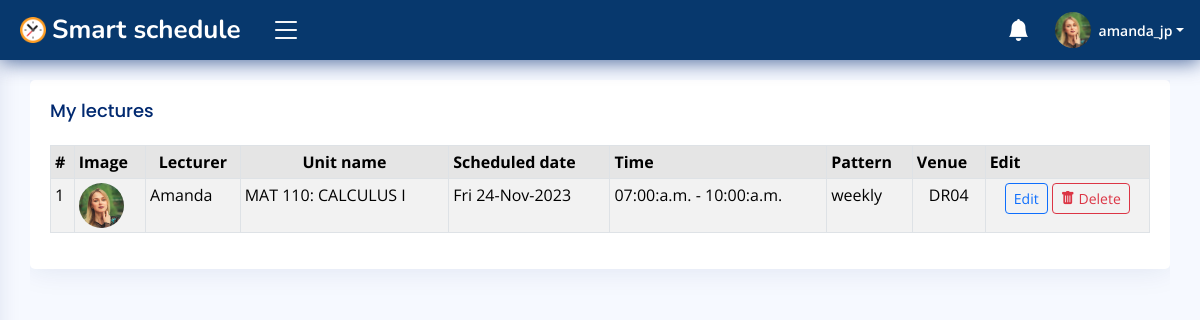
The page /campus/u/f667986cef464bc4a4553d79cf7ad0/lectures/amanda_jp/records/ (signed in) on the database its author committed.
### accounts/models.py (models this page shows, shortened)
class User(AbstractUser):
    id = models.CharField(max_length=30, primary_key=True, unique=True, editable=False)
    first_name = models.CharField(max_length=15, blank=False)
    last_name = models.CharField(max_length=15, blank=False)
    email = models.EmailField(unique=True)
    gender = models.CharField(max_length=7, blank=False)
    dob = models.DateField(null=True, blank=False, db_column='Date of Birth')
    age = models.PositiveIntegerField(default=0, editable=False)
    mobile_no = PhoneNumberField()
    profile_pic = models.ImageField(upload_to='Users/imgs/dps/', default='default.png')
    is_student = models.BooleanField(default=False)
    date_updated = models.DateTimeField(auto_now=True)
    REQUIRED_FIELDS = ['username']
    USERNAME_FIELD = 'email'
    def __str__(self) -> str:
        return self.username
    class Meta:
        ordering = ['username', 'first_name', 'last_name']

class Faculty(models.Model):
    id = models.CharField(max_length=30, primary_key=True, unique=True, editable=False)
    staff = models.OneToOneField(User, on_delete=models.CASCADE, editable=False)
    school = models.CharField(max_length=70, blank=False)
    department = models.CharField(max_length=40, blank=False)
    position = models.CharField(max_length=20, blank=False)
    date_created = models.DateTimeField(auto_now_add=True)
    date_updated = models.DateTimeField(auto_now=True)
    def __str__(self) -> str:
        return f'{self.staff}'
    class Meta:
        ordering = ['staff', 'school']
        verbose_name_plural = 'Faculty records'

### campus/models.py (models this page shows)
class Lecture(models.Model):
    id = models.CharField(max_length=30, primary_key=True, unique=True, editable=False)
    lecturer = models.ForeignKey(Faculty, on_delete=models.CASCADE, editable=False)
    student = models.ForeignKey(Student, on_delete=models.CASCADE, null=True, editable=False)
    lecture_hall = models.ForeignKey('LectureHall', on_delete=models.CASCADE, editable=False, null=True, db_column='Venue')
    unit_name = models.ForeignKey(BookedUnit, on_delete=models.CASCADE)
    lecture_date = models.DateField(null=False, blank=False)
    start_time = models.TimeField(null=False, blank=False, db_column='Scheduled start time')    # lecture should start at this time
    end_time = models.TimeField(null=False, blank=False, db_column='Scheduled end time')     # lecture should end at this time
    recurrence_pattern = models.CharField(max_length=10, blank=False)
    total_students = models.PositiveIntegerField(default=0, editable=False)     # approximate no. of students expected to attend the lecture.
    is_attending = models.BooleanField(default=False)   # is the student attending the lecture?
    is_taught = models.BooleanField(default=False, editable=False)  # was the class taught or it "bounced".
    date_scheduled = models.DateTimeField(auto_now_add=True)
    date_updated = models.DateTimeField(auto_now=True)
    class Meta:
        ordering = ['lecturer', 'lecture_hall', '-date_scheduled']
        verbose_name_plural = 'Scheduled lectures'

class BookedUnit(models.Model):
    id = models.CharField(max_length=30, primary_key=True, unique=True, editable=False)
    lecturer = models.ForeignKey(Faculty, on_delete=models.CASCADE)
    students_course = models.CharField(max_length=50, blank=False)
    course_name = models.CharField(max_length=80, blank=False)
    year_of_study = models.CharField(max_length=10, blank=False)
    semester = models.CharField(max_length=1, blank=False)
    booking_date = models.DateTimeField(auto_now_add=True)
    date_updated = models.DateTimeField(auto_now=True)
    def __str__(self) -> str:
        return self.course_name
    class Meta:
        ordering = ['course_name', 'lecturer']
        verbose_name_plural = 'Booked units'

class LectureHall(models.Model):
    id = models.CharField(max_length=30, primary_key=True, unique=True, editable=False)
    academic_block = models.CharField(max_length=20, blank=False)
    hall_no = models.CharField(max_length=5, unique=True, blank=False)
    seating_capacity = models.PositiveIntegerField(default=0)
    floor = models.CharField(max_length=7, blank=False)
    rating = models.PositiveIntegerField(default=0, editable=False)
    image = models.ImageField(upload_to='Lecture-Halls/img/', default='lecture-hall.jpg')
    date_created = models.DateTimeField(auto_now_add=True)
    date_edited = models.DateTimeField(auto_now=True)
    def __str__(self) -> str:
        return self.hall_no
    class Meta:
        ordering = ['academic_block', 'hall_no']
        verbose_name_plural = 'Lecture halls'

### campus/views.py (the view, shortened to what this page needs)
# urls.py: path('<str:staff_id>/lectures/<str:staff_name>/records/', views.LecturesDetailView.as_view(), name='lectures_records'),
@method_decorator(login_required(login_url='login'), name='get')
@method_decorator(user_passes_test(lambda user: (user.is_staff is False or user.is_superuser is False) and user.is_student is False), name='get')
class LecturesDetailView(View):
    template_name = 'dashboard/faculty/lectures.html'
    def get(self, request, staff_name, staff_id, *args, **kwargs):
        scheduled_lectures_QS = Lecture.objects.filter(lecturer=request.user.faculty).order_by('unit_name')
        context = {
            'scheduled_lectures': scheduled_lectures_QS,
        }
        return render(request, self.template_name, context)

### campus/templates/dashboard/faculty/lectures.html (shortened to what this page needs)
{% extends 'dashboard/faculty/base.html' %}{% block title %}Assign units{% endblock %}
    {% load crispy_forms_tags %}
    {% block content %}
    <main id="main" class="main">
        <section class="section profile">
            <div class="row">
                <div class="col-xl-12 col-lg-12">
                    <div class="table-responsive">
                        <div class="card">
                            <div class="card-body">
                                <h5 class="card-title">My lectures</h5>
                                <table class="table table-sm table-bordered table-striped">
                                    <thead>
                                        <tr class="table-active">
                                            <th>#</th>
                                            <th>Image</th>
                                            <th class="text-center">Lecturer</th>
                                            <th class="text-center">Unit name</th>
                                            <th>Scheduled date</th>
                                            <th>Time</th>
                                            <th>Pattern</th>
                                            <th>Venue</th>
                                            <th>Edit</th>
                                        </tr>
                                    </thead>
                                    <tbody>
                                        {% for lecture in scheduled_lectures %}
											<tr>
												<td>{{ forloop.counter }}</td>
                                                <td><img src="{{ lecture.lecturer.staff.profile_pic.url }}" class="rounded-circle" height="45px" width="45px" alt="img"></td>
												<td>{{ lecture.lecturer.staff.first_name|title }}</td>
												<td>{{ lecture.unit_name }}</td>
												<td>{{ lecture.lecture_date|date:"D d-M-Y" }}</td>
												<td>{{ lecture.start_time|date:"H:i:a" }} - {{ lecture.end_time|date:"H:i:a" }}</td>
                                                <td>{{ lecture.recurrence_pattern }}</td>
												<td class="text-center">
													{% if not lecture.lecture_hall is None %}
													{{ lecture.lecture_hall|default:"--" }}
													{% else %}
													<span class="badge bg-primary py-2">
														<span class="spinner-border spinner-border-sm"></span> Pending
													</span>
													{% endif %}
												</td>
                                                <td class="text-center">
                                                    <a href="{% url 'edit_schedule' lecture.lecturer.staff lecture.id %}" class="btn btn-sm btn-outline-primary">Edit</a>
                                                    <a href="{% url 'lectures_records' request.user.faculty.id  request.user.faculty %}" class="btn btn-sm btn-outline-danger" data-bs-toggle="modal" data-bs-target="#delete-modal-{{ lecture.id }}"><i class="bi-trash-fill"></i> Delete</a>
                                                </td>
											</tr>
											{% endfor %}
                                    </tbody>
                                </table>
                            </div>
                        </div>
                    </div>
                </div>
            </div>
        </section>
    </main>
    {% endblock %}

### campus/templates/dashboard/faculty/base.html (shortened to what this page needs)
{% load static %}
<!DOCTYPE html>
<html lang="en">
<head>
    <link href="https://cdn.jsdelivr.net/npm/bootstrap@5.3.2/dist/css/bootstrap.min.css" rel="stylesheet">
    <link rel="stylesheet" href="https://cdn.jsdelivr.net/npm/bootstrap-icons@1.11.1/font/bootstrap-icons.css">
    <link rel="stylesheet" href="https://cdnjs.cloudflare.com/ajax/libs/fullcalendar/3.10.2/fullcalendar.min.css" />
    <link href="{% static 'css/styles.css' %}" rel="stylesheet">
</head>
<body>
    <header id="header" class="header fixed-top d-flex align-items-center">
        <div class="d-flex align-items-center justify-content-between">
            <a href="{% url 'faculty_homepage' %}" class="logo d-flex align-items-center">
                <img src="{% static 'img/logo/logo.png' %}" alt="logo">
                <span class="d-none d-lg-block text-white">Smart schedule</span>
            </a>
            <i class="bi bi-list toggle-sidebar-btn"></i>
        </div>
        <nav class="header-nav ms-auto">
            <ul class="d-flex align-items-center">
                <li class="nav-item dropdown">
                    <a class="nav-link nav-icon" href="#" data-bs-toggle="dropdown">
                        <i class="bi bi-bell-fill"></i>
                    </a>
                </li>
                <li class="nav-item dropdown pe-3">
                    <a class="nav-link nav-profile d-flex align-items-center pe-0" href="" data-bs-toggle="dropdown">
                        <img src="{{ request.user.profile_pic.url }}" alt="profile" class="rounded-circle">
                        <span class="d-none d-md-block dropdown-toggle ps-2">{{ request.user.username }}</span>
                    </a>
                </li>
            </ul>
        </nav>
    </header>
    {% block content %}
    {% endblock %}
</body>
</html>

### static/css/styles.css (style rules this page uses)
:root { scroll-behavior: smooth; }
body { font-family: "Open Sans", sans-serif; background: #f6f9ff; color: #444444; }
a { color: #4154f1; text-decoration: none; }
h1, h2, h3, h4, h5, h6 { font-family: "Nunito", sans-serif; }
#main { margin-top: 60px; padding: 20px 30px; transition: all 0.3s; }
.card { margin-bottom: 30px; border: none; border-radius: 5px; box-shadow: 0px 0 30px rgba(1, 41, 112, 0.1); }
.card-title { padding: 20px 0 15px 0; font-size: 18px; font-weight: 500; color: #012970; font-family: "Poppins", sans-serif; }
.card-body { padding: 0 20px 20px 20px; }
.logo { line-height: 1; }
@media (min-width: 1200px) { .logo { width: 240px; } }
.logo img { max-height: 26px; margin-right: 6px; }
.logo span { font-size: 26px; font-weight: 700; color: #012970; font-family: "Nunito", sans-serif; }
.header { transition: all 0.5s; z-index: 997; height: 60px; box-shadow: 0px 2px 20px rgba(1, 41, 112, 0.7); background-color: #07386d; padding-left: 20px; }
.header .toggle-sidebar-btn { font-size: 32px; padding-left: 10px; cursor: pointer; color: #fff; }
.header-nav ul { list-style: none; }
.header-nav>ul { margin: 0; padding: 0; }
.header-nav .nav-icon { font-size: 22px; color: #fff; margin-right: 25px; position: relative; }
.header-nav .nav-profile { color: #fff; }
.header-nav .nav-profile img { max-height: 36px; }
.header-nav .nav-profile span { font-size: 14px; font-weight: 600; }
@media (min-width: 1200px) { #main, #footer { margin-left: 300px; } }
@media (min-width: 1200px) { .toggle-sidebar #main, .toggle-sidebar #footer { margin-left: 0; } }

### rows shown on the page
User: user.profile_pic (picture), user.username "amanda_jp"
Lecture: lecturer.staff.profile_pic (picture), lecturer.staff.first_name "Amanda", unit_name "MAT 110: CALCULUS I", lecture_date "Fri 24-Nov-2023", start_time "07:00:a.m.", end_time "10:00:a.m.", recurrence_pattern "weekly", lecture_hall "DR04"
